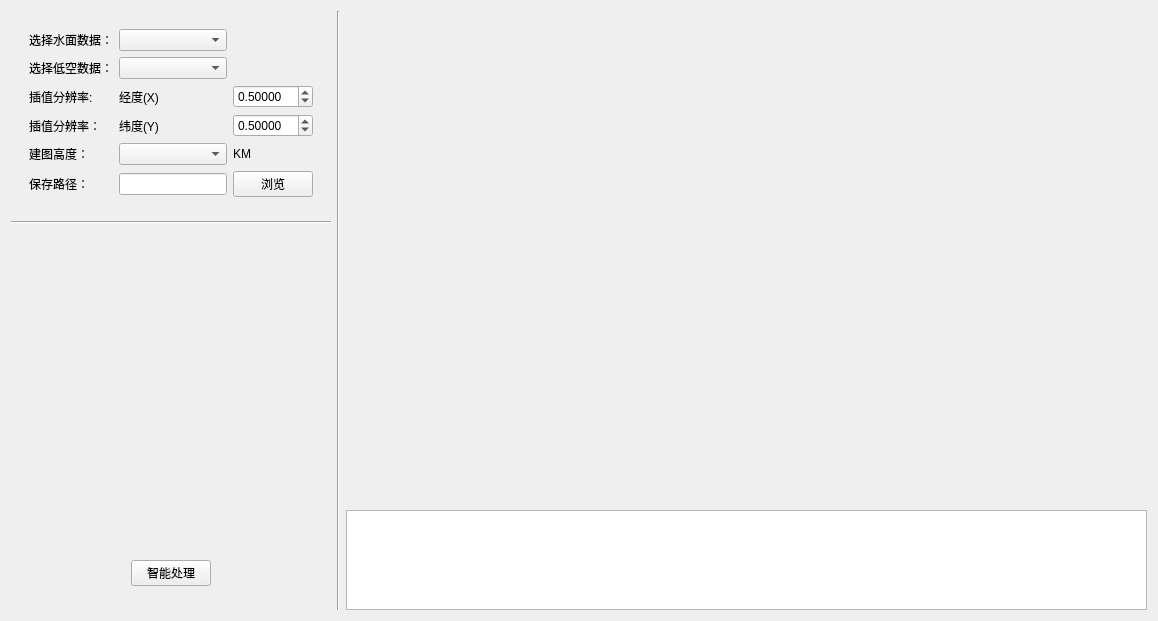
<?xml version="1.0" encoding="UTF-8"?>
<ui version="4.0">
 <class>AutoReferenceMap</class>
 <widget class="QWidget" name="AutoReferenceMap">
  <property name="geometry">
   <rect>
    <x>0</x>
    <y>0</y>
    <width>1158</width>
    <height>621</height>
   </rect>
  </property>
  <property name="minimumSize">
   <size>
    <width>0</width>
    <height>0</height>
   </size>
  </property>
  <property name="windowTitle">
   <string>整图建模</string>
  </property>
  <layout class="QHBoxLayout" name="horizontalLayout_6">
   <item>
    <layout class="QHBoxLayout" name="horizontalLayout" stretch="0,0,7">
     <property name="sizeConstraint">
      <enum>QLayout::SizeConstraint::SetDefaultConstraint</enum>
     </property>
     <item>
      <layout class="QVBoxLayout" name="verticalLayout" stretch="0,0,0,1">
       <property name="sizeConstraint">
        <enum>QLayout::SizeConstraint::SetDefaultConstraint</enum>
       </property>
       <item>
        <widget class="QWidget" name="widget_data" native="true">
         <property name="sizePolicy">
          <sizepolicy hsizetype="Preferred" vsizetype="Preferred">
           <horstretch>0</horstretch>
           <verstretch>0</verstretch>
          </sizepolicy>
         </property>
         <property name="minimumSize">
          <size>
           <width>0</width>
           <height>0</height>
          </size>
         </property>
         <layout class="QHBoxLayout" name="horizontalLayout_3" stretch="0">
          <property name="spacing">
           <number>6</number>
          </property>
          <property name="sizeConstraint">
           <enum>QLayout::SizeConstraint::SetDefaultConstraint</enum>
          </property>
          <item>
           <widget class="QWidget" name="widget_para" native="true">
            <layout class="QVBoxLayout" name="verticalLayout_para">
             <property name="sizeConstraint">
              <enum>QLayout::SizeConstraint::SetDefaultConstraint</enum>
             </property>
             <item>
              <layout class="QGridLayout" name="gridLayout_2">
               <item row="7" column="0">
                <widget class="QLabel" name="label_3">
                 <property name="text">
                  <string>保存路径：</string>
                 </property>
                </widget>
               </item>
               <item row="1" column="0">
                <widget class="QLabel" name="label">
                 <property name="text">
                  <string>选择低空数据：</string>
                 </property>
                </widget>
               </item>
               <item row="6" column="0">
                <widget class="QLabel" name="label_4">
                 <property name="text">
                  <string>建图高度：</string>
                 </property>
                </widget>
               </item>
               <item row="0" column="1">
                <widget class="QComboBox" name="comboBox_data"/>
               </item>
               <item row="1" column="1">
                <widget class="QComboBox" name="comboBox_airdata"/>
               </item>
               <item row="6" column="2">
                <widget class="QLabel" name="label_8">
                 <property name="text">
                  <string>KM</string>
                 </property>
                </widget>
               </item>
               <item row="5" column="1">
                <widget class="QLabel" name="label_6">
                 <property name="text">
                  <string>纬度(Y)</string>
                 </property>
                </widget>
               </item>
               <item row="5" column="0">
                <widget class="QLabel" name="label_5">
                 <property name="text">
                  <string>插值分辨率：</string>
                 </property>
                </widget>
               </item>
               <item row="7" column="2">
                <widget class="QPushButton" name="pushButton_save">
                 <property name="text">
                  <string>浏览</string>
                 </property>
                </widget>
               </item>
               <item row="5" column="2">
                <widget class="QDoubleSpinBox" name="doubleSpinBox_dy">
                 <property name="enabled">
                  <bool>true</bool>
                 </property>
                 <property name="sizePolicy">
                  <sizepolicy hsizetype="Preferred" vsizetype="Fixed">
                   <horstretch>0</horstretch>
                   <verstretch>0</verstretch>
                  </sizepolicy>
                 </property>
                 <property name="maximumSize">
                  <size>
                   <width>80</width>
                   <height>16777215</height>
                  </size>
                 </property>
                 <property name="decimals">
                  <number>5</number>
                 </property>
                 <property name="value">
                  <double>0.500000000000000</double>
                 </property>
                </widget>
               </item>
               <item row="0" column="0">
                <widget class="QLabel" name="label_2">
                 <property name="sizePolicy">
                  <sizepolicy hsizetype="Preferred" vsizetype="Preferred">
                   <horstretch>0</horstretch>
                   <verstretch>0</verstretch>
                  </sizepolicy>
                 </property>
                 <property name="minimumSize">
                  <size>
                   <width>0</width>
                   <height>0</height>
                  </size>
                 </property>
                 <property name="text">
                  <string>选择水面数据：</string>
                 </property>
                </widget>
               </item>
               <item row="7" column="1">
                <widget class="txtLineEdit" name="lineEdit_savePath"/>
               </item>
               <item row="3" column="1">
                <widget class="QLabel" name="label_7">
                 <property name="text">
                  <string>经度(X)</string>
                 </property>
                </widget>
               </item>
               <item row="6" column="1">
                <widget class="QComboBox" name="comboBox_height"/>
               </item>
               <item row="3" column="0">
                <widget class="QLabel" name="label_11">
                 <property name="text">
                  <string>插值分辨率:</string>
                 </property>
                </widget>
               </item>
               <item row="3" column="2">
                <widget class="QDoubleSpinBox" name="doubleSpinBox_dx">
                 <property name="sizePolicy">
                  <sizepolicy hsizetype="Preferred" vsizetype="Fixed">
                   <horstretch>0</horstretch>
                   <verstretch>0</verstretch>
                  </sizepolicy>
                 </property>
                 <property name="maximumSize">
                  <size>
                   <width>80</width>
                   <height>16777215</height>
                  </size>
                 </property>
                 <property name="decimals">
                  <number>5</number>
                 </property>
                 <property name="value">
                  <double>0.500000000000000</double>
                 </property>
                </widget>
               </item>
              </layout>
             </item>
            </layout>
           </widget>
          </item>
         </layout>
        </widget>
       </item>
       <item>
        <widget class="Line" name="line_2">
         <property name="orientation">
          <enum>Qt::Orientation::Horizontal</enum>
         </property>
        </widget>
       </item>
       <item>
        <widget class="QWidget" name="widget" native="true">
         <property name="minimumSize">
          <size>
           <width>0</width>
           <height>300</height>
          </size>
         </property>
        </widget>
       </item>
       <item>
        <widget class="QWidget" name="widget_confirm" native="true">
         <property name="sizePolicy">
          <sizepolicy hsizetype="Preferred" vsizetype="Preferred">
           <horstretch>0</horstretch>
           <verstretch>0</verstretch>
          </sizepolicy>
         </property>
         <property name="minimumSize">
          <size>
           <width>0</width>
           <height>0</height>
          </size>
         </property>
         <property name="baseSize">
          <size>
           <width>0</width>
           <height>0</height>
          </size>
         </property>
         <layout class="QHBoxLayout" name="horizontalLayout_5">
          <item>
           <spacer name="horizontalSpacer_2">
            <property name="orientation">
             <enum>Qt::Orientation::Horizontal</enum>
            </property>
            <property name="sizeHint" stdset="0">
             <size>
              <width>40</width>
              <height>20</height>
             </size>
            </property>
           </spacer>
          </item>
          <item>
           <widget class="QPushButton" name="pushButton">
            <property name="text">
             <string>智能处理</string>
            </property>
           </widget>
          </item>
          <item>
           <spacer name="horizontalSpacer">
            <property name="orientation">
             <enum>Qt::Orientation::Horizontal</enum>
            </property>
            <property name="sizeHint" stdset="0">
             <size>
              <width>40</width>
              <height>20</height>
             </size>
            </property>
           </spacer>
          </item>
         </layout>
        </widget>
       </item>
      </layout>
     </item>
     <item>
      <widget class="Line" name="line">
       <property name="orientation">
        <enum>Qt::Orientation::Vertical</enum>
       </property>
      </widget>
     </item>
     <item>
      <layout class="QVBoxLayout" name="verticalLayout_pic" stretch="2,2,2,2,2,1">
       <item>
        <widget class="QWidget" name="widget_pic3" native="true">
         <layout class="QHBoxLayout" name="horizontalLayout_10"/>
        </widget>
       </item>
       <item>
        <widget class="QWidget" name="widget_pic1" native="true">
         <layout class="QHBoxLayout" name="horizontalLayout_9"/>
        </widget>
       </item>
       <item>
        <widget class="QWidget" name="widget_pic2" native="true">
         <layout class="QHBoxLayout" name="horizontalLayout_7"/>
        </widget>
       </item>
       <item>
        <widget class="QWidget" name="widget_pic0" native="true">
         <property name="sizePolicy">
          <sizepolicy hsizetype="Preferred" vsizetype="Preferred">
           <horstretch>0</horstretch>
           <verstretch>0</verstretch>
          </sizepolicy>
         </property>
         <layout class="QHBoxLayout" name="horizontalLayout_8"/>
        </widget>
       </item>
       <item>
        <widget class="QWidget" name="widght_pic4" native="true">
         <layout class="QHBoxLayout" name="horizontalLayout_11"/>
        </widget>
       </item>
       <item>
        <widget class="QTextBrowser" name="textBrowser">
         <property name="sizePolicy">
          <sizepolicy hsizetype="Preferred" vsizetype="Fixed">
           <horstretch>0</horstretch>
           <verstretch>0</verstretch>
          </sizepolicy>
         </property>
         <property name="maximumSize">
          <size>
           <width>16777215</width>
           <height>100</height>
          </size>
         </property>
        </widget>
       </item>
      </layout>
     </item>
    </layout>
   </item>
  </layout>
 </widget>
 <customwidgets>
  <customwidget>
   <class>txtLineEdit</class>
   <extends>QLineEdit</extends>
   <header>utils.h</header>
  </customwidget>
 </customwidgets>
 <resources/>
 <connections/>
</ui>
